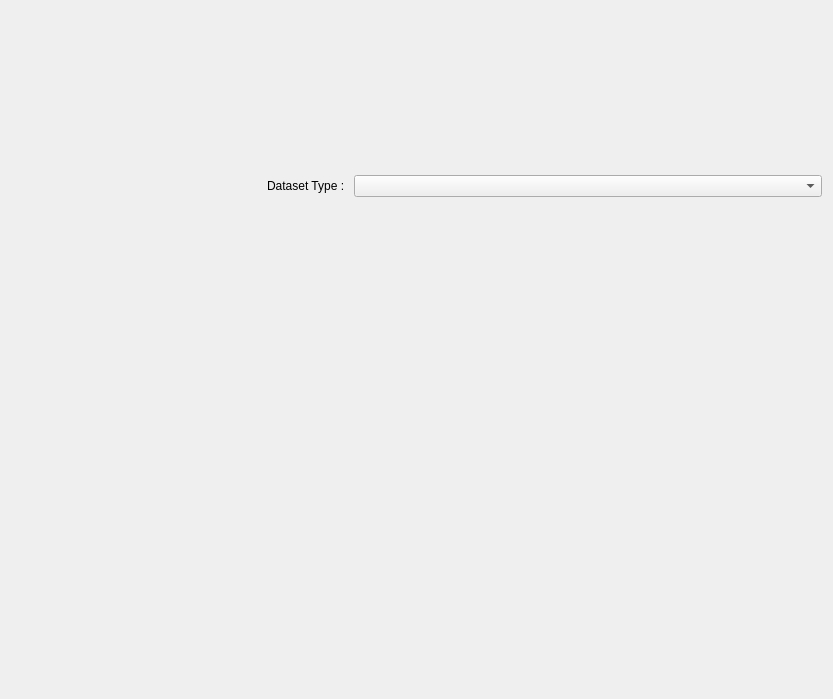
<?xml version="1.0" encoding="UTF-8"?>
<ui version="4.0">
 <class>QtShanoirUploadWidgetDatasetTypeDetails</class>
 <widget class="QWidget" name="QtShanoirUploadWidgetDatasetTypeDetails">
  <property name="geometry">
   <rect>
    <x>0</x>
    <y>0</y>
    <width>833</width>
    <height>699</height>
   </rect>
  </property>
  <property name="windowTitle">
   <string>Form</string>
  </property>
  <layout class="QGridLayout" name="gridLayout_2">
   <item row="0" column="0">
    <layout class="QGridLayout" name="gridLayout">
     <item row="2" column="0">
      <widget class="QtShanoirUploadWidgetShowStepsDatasetTypeDetails" name="steps" native="true">
       <property name="sizePolicy">
        <sizepolicy hsizetype="Fixed" vsizetype="Fixed">
         <horstretch>1</horstretch>
         <verstretch>1</verstretch>
        </sizepolicy>
       </property>
       <property name="minimumSize">
        <size>
         <width>250</width>
         <height>350</height>
        </size>
       </property>
       <property name="maximumSize">
        <size>
         <width>16777215</width>
         <height>16777215</height>
        </size>
       </property>
       <property name="sizeIncrement">
        <size>
         <width>0</width>
         <height>0</height>
        </size>
       </property>
       <property name="baseSize">
        <size>
         <width>0</width>
         <height>0</height>
        </size>
       </property>
      </widget>
     </item>
     <item row="0" column="1">
      <widget class="QLabel" name="detailsLabel">
       <property name="sizePolicy">
        <sizepolicy hsizetype="Preferred" vsizetype="Preferred">
         <horstretch>0</horstretch>
         <verstretch>0</verstretch>
        </sizepolicy>
       </property>
       <property name="text">
        <string/>
       </property>
      </widget>
     </item>
     <item row="1" column="1">
      <layout class="QFormLayout" name="formLayout">
       <item row="0" column="0">
        <widget class="QLabel" name="datasetTypeLabel">
         <property name="text">
          <string>Dataset Type : </string>
         </property>
        </widget>
       </item>
       <item row="0" column="1">
        <widget class="QComboBox" name="datasetTypeComboBox"/>
       </item>
      </layout>
     </item>
    </layout>
   </item>
  </layout>
 </widget>
 <customwidgets>
  <customwidget>
   <class>QtShanoirUploadWidgetShowStepsDatasetTypeDetails</class>
   <extends>QWidget</extends>
   <header>qtshanoiruploadwidgetshowstepsdatasettypedetails.h</header>
   <container>1</container>
  </customwidget>
 </customwidgets>
 <resources/>
 <connections/>
</ui>
